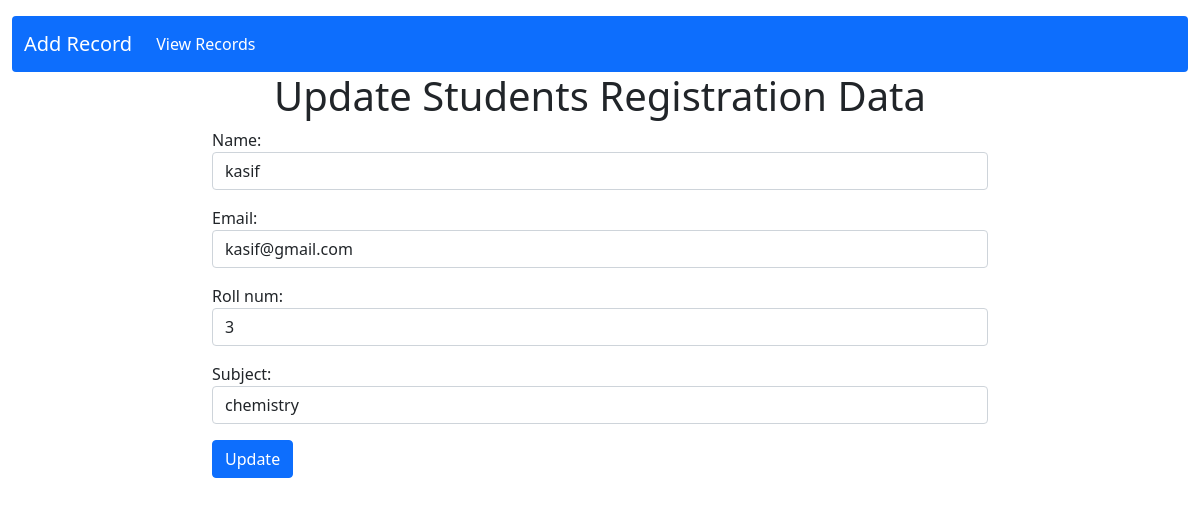
The page /edit/3/ on the database its author committed.
### CRUD/models.py (models this page shows)
class Registration(models.Model):
    name=models.CharField(max_length=100)
    email=models.EmailField(max_length=100)
    roll_num=models.IntegerField(null=True)
    subject=models.CharField(max_length=100)

### CRUD/views.py (the view)
# urls.py: path('edit/<int:pk>/',views.edit_page,name="edit_page"),
def edit_page(req, pk):
    edit_data = Registration.objects.get(pk=pk)
    if req.method == "POST":
        form = Profile(req.POST, instance=edit_data)
        if form.is_valid():
            form.save()
            return redirect('display_data')
    else:
        form = Profile(instance=edit_data)
    return render(req, 'CRUD/edit_page.html', {'form': form})

### CRUD/forms.py
class Profile(forms.ModelForm):
    class Meta:
        model=Registration
        fields='__all__'
        widgets ={
            'name':forms.TextInput(attrs={
                'class':'form-control',
                'placeholder':"Enter your Name"
            }),
            'email': forms.EmailInput(attrs={
                'class': 'form-control',
                'placeholder': 'Enter email'
            }),
            'roll_num':forms.NumberInput(attrs={
                'class':'form-control',
                'placeholder':"Enter roll num"
            }),
             'subject':forms.TextInput(attrs={
                'class':'form-control',
                'placeholder':"your subject here"
            })
        }

### CRUD/templates/CRUD/edit_page.html (shortened to what this page needs)
{% extends 'CRUD/base.html' %}
{% block main_content %}
<div class="container col-lg-8 col-12">
    <div class="text-center">
        <h1> Update Students Registration Data </h1>
    </div>
<form action="" method="post">
{{form.as_p}}
<button type="submit" class="btn btn-primary">Update</button>
</form>
</div>
{%endblock%}

### rows shown on the page
Registration: name "kasif", email "kasif@gmail.com", roll_num "3", subject "chemistry"
